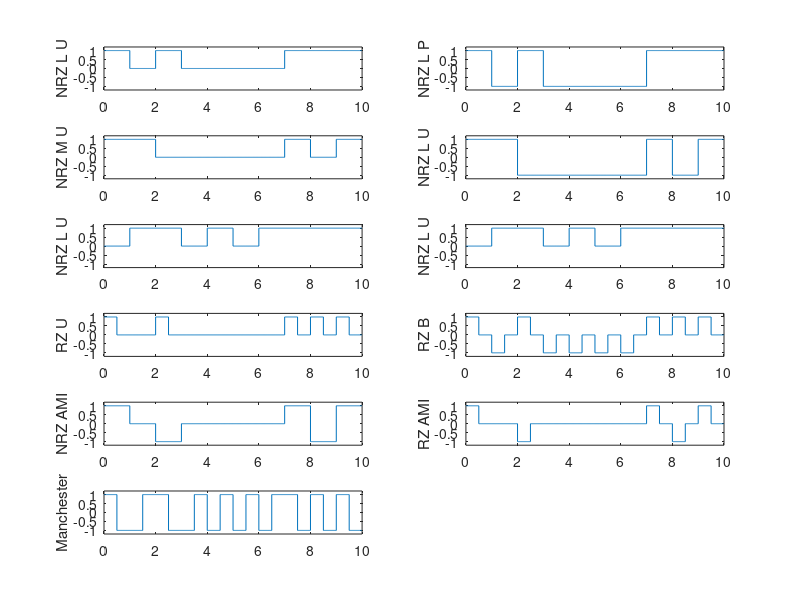

This figure's MATLAB source:
% octave pkg to load signal based utils
pkg load signal

clc;
clear alll;
close all;


%Inputs
b = round(rand(1, 10))

t = 0 : 1/100 : 0.99;
inc = t(2) - t(1);

% Line Codes

NRZ_L_U = [];
NRZ_L_P = [];
NRZ_M_U = [];
NRZ_M_P = [];
NRZ_S_U = [];
NRZ_S_P = [];
RZ_U	= [];
RZ_B	= [];
MAN	= [];

sign = 1;
NRZ_AMI = [];
RZ_AMI  = [];

% Defining

for i=1:length(b)
	if b(i) == 1
		NRZ_L_U = [NRZ_L_U ones(size(t))];
		NRZ_L_P = [NRZ_L_P ones(size(t))];
		RZ_U	= [RZ_U ones(1, length(t)/2) zeros(1, length(t)/2)];
		RZ_B	= [RZ_B ones(1, length(t)/2) zeros(1, length(t)/2)];
		MAN	= [MAN square(2*pi*t, 50)];
		NRZ_AMI	= [NRZ_AMI sign*ones(size(t))];
		RZ_AMI	= [RZ_AMI sign*ones(1, length(t)/2) zeros(1, length(t)/2)];
		sign = sign*(-1);
	elseif b(i) == 0
		NRZ_L_U = [NRZ_L_U zeros(size(t))];
		NRZ_L_P = [NRZ_L_P -ones(size(t))];
		RZ_U	= [RZ_U zeros(size(t))];
		RZ_B	= [RZ_B -ones(1, length(t)/2) zeros(1, length(t)/2)];
		MAN	= [MAN -square(2*pi*t, 50)];
		NRZ_AMI	= [NRZ_AMI zeros(size(t))];
		RZ_AMI	= [RZ_AMI zeros(size(t))];
	end
end

% mark encoding
mark = 0;
for i=1:length(b)
	mark = [mark xor(b(i), mark(i))];
end
mark = mark(2:end);

for j=1:length(mark)
	if mark(j) == 1
		NRZ_M_U = [NRZ_M_U ones(size(t))];
		NRZ_M_P = [NRZ_M_P ones(size(t))];
	elseif mark(j) == 0
		NRZ_M_U = [NRZ_M_U zeros(size(t))];
		NRZ_M_P = [NRZ_M_P -ones(size(t))];

	end
end

%space encoding
space = 0;
for i=1:length(b)
	space = [space not(xor(b(i), space(i)))];
end

space = space(2:end);


for k=1:length(space)
	if space(k) == 1
		NRZ_S_U = [NRZ_S_U ones(size(t))];
		NRZ_S_P = [NRZ_S_P ones(size(t))];
	elseif space(k) == 0
		NRZ_S_U = [NRZ_S_U zeros(size(t))];
		NRZ_S_P = [NRZ_S_P -ones(size(t))];
	end
end

%Plotting
t1 = 0 : inc : length(b) - inc;

subplot(6, 2, 1);
stairs(t1, NRZ_L_U);
ylim([-1.2, 1.2])
ylabel('NRZ L U')

subplot(6, 2, 2);
stairs(t1, NRZ_L_P);
ylim([-1.2, 1.2])
ylabel('NRZ L P')


subplot(6, 2, 3);
stairs(t1, NRZ_M_U);
ylim([-1.2, 1.2])
ylabel('NRZ M U')


subplot(6, 2, 4);
stairs(t1, NRZ_M_P);
ylim([-1.2, 1.2])
ylabel('NRZ L U')


subplot(6, 2, 5);
stairs(t1, NRZ_S_U);
ylim([-1.2, 1.2])
ylabel('NRZ L U')


subplot(6, 2, 6);
stairs(t1, NRZ_S_U);
ylim([-1.2, 1.2])
ylabel('NRZ L U')


subplot(6, 2, 7);
stairs(t1, RZ_U);
ylim([-1.2, 1.2])
ylabel('RZ U')


subplot(6, 2, 8);
stairs(t1, RZ_B);
ylim([-1.2, 1.2])
ylabel('RZ B')


subplot(6, 2, 9);
stairs(t1, NRZ_AMI);
ylim([-1.2, 1.2])
ylabel('NRZ AMI')


subplot(6, 2, 10);
stairs(t1, RZ_AMI);
ylim([-1.2, 1.2])
ylabel('RZ AMI')


subplot(6, 2, 11);
stairs(t1, MAN);
ylim([-1.2, 1.2])
ylabel('Manchester')


%pause in octave
pause


